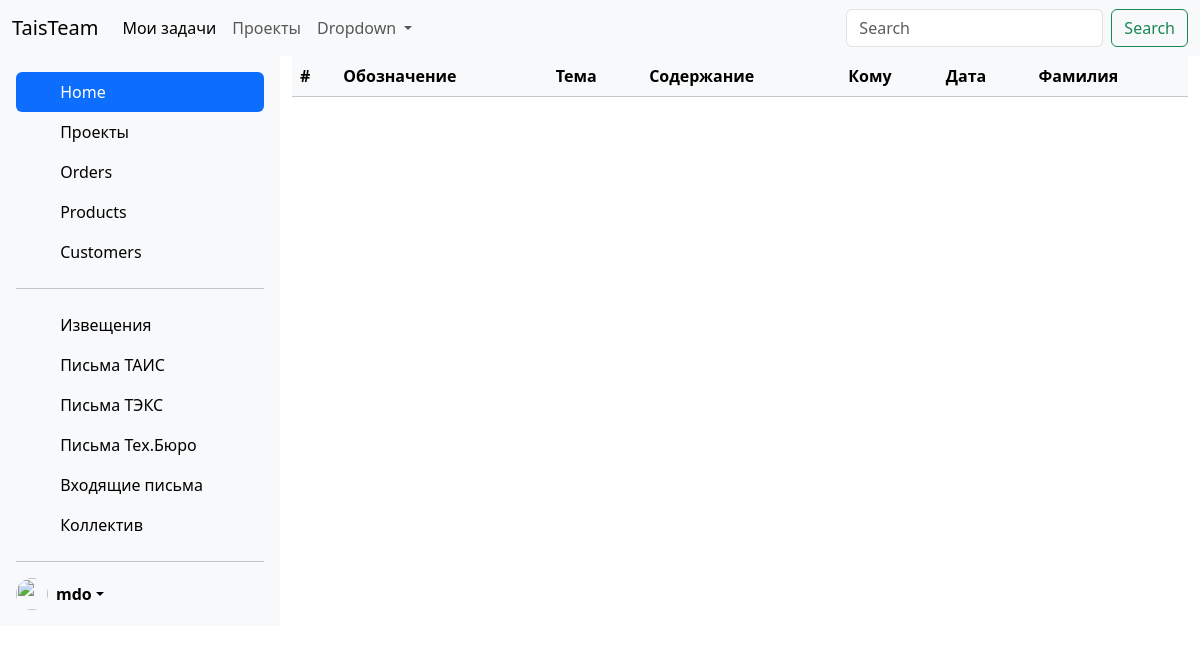
Page /letters_tech_bureau/ on the earlier database version.
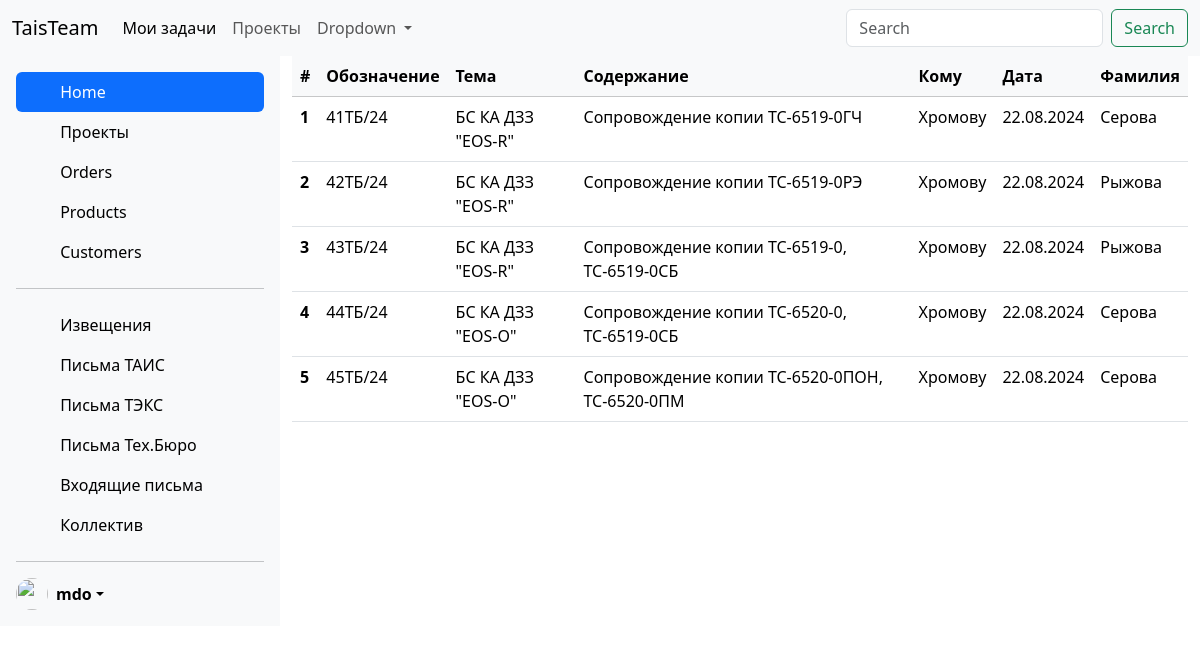
Same page on the later database version.
### projects/models.py (models this page shows)
class LettersTechBureau(models.Model):
    notification = models.CharField(max_length=10)
    project = models.ForeignKey('Project', on_delete=models.PROTECT, null=True)
    content = models.CharField(max_length=255)
    to_whom = models.CharField(max_length=30)
    date = models.DateField(auto_now_add=True)
    worker = models.CharField(max_length=30)
    time_create = models.DateTimeField(auto_now_add=True)
    time_update = models.DateTimeField(auto_now=True)

class Project(models.Model):
    title = models.CharField(max_length=100)
    time_create = models.DateTimeField(auto_now_add=True)
    time_update = models.DateTimeField(auto_now=True)

### projects/views.py (the view)
# urls.py: path('letters_tech_bureau/', views.LettersTechBureauView.as_view(), name='letters_tech_bureau'),
class LettersTechBureauView(ListView):
    model = LettersTechBureau
    template_name = 'projects/letters_tech_bureau.html'
    context_object_name = 'posts'

### projects/templates/projects/letters_tech_bureau.html
{% extends 'base2.html' %}
{% block content %}
  <table class="table table-hover">
   <thead class="table-light">
    <tr>
      <th scope="col">#</th>
      <th scope="col">Обозначение</th>
      <th scope="col">Тема</th>
      <th scope="col">Содержание</th>
      <th scope="col">Кому</th>
      <th scope="col">Дата</th>
      <th scope="col">Фамилия</th>
    </tr>
  </thead>
    <tbody>
    {% for p in posts %}
    <tr>
      <th scope="row">{{ p.id }}</th>
      <td>{{ p.notification }}</td>
      <td>{{ p.project.title }}</td>
      <td>{{ p.content }}</td>
      <td>{{ p.to_whom }}</td>
      <td>{{ p.date|date:"d.m.Y"  }}</td>
      <td>{{ p.worker }}</td>
    </tr>
    {% endfor %}
  </tbody>
</table>
{% endblock %}

### templates/base2.html (shortened to what this page needs)
{% load static %}
<!doctype html>
<html lang="en">
  <head>
    <link href="https://cdn.jsdelivr.net/npm/bootstrap@5.3.3/dist/css/bootstrap.min.css" rel="stylesheet">
  </head>
  <body>
  <nav class="navbar navbar-expand-lg bg-body-tertiary">
    <div class="container-fluid">
      <a class="navbar-brand" href="#">TaisTeam</a>
      <div class="collapse navbar-collapse" id="navbarSupportedContent">
        <ul class="navbar-nav me-auto mb-2 mb-lg-0">
          <li class="nav-item">
            <a class="nav-link active" aria-current="page" href="#">Мои задачи</a>
          </li>
          <li class="nav-item">
            <a class="nav-link" href="#">Проекты</a>
          </li>
          <li class="nav-item dropdown">
            <a class="nav-link dropdown-toggle" href="#" role="button" data-bs-toggle="dropdown" aria-expanded="false">
              Dropdown
            </a>
          </li>
        </ul>
        <form class="d-flex" role="search">
          <input class="form-control me-2" type="search" placeholder="Search" aria-label="Search">
          <button class="btn btn-outline-success" type="submit">Search</button>
        </form>
      </div>
    </div>
  </nav>
  <main class="d-flex flex-nowrap">
 <div class="d-flex flex-column flex-shrink-0 p-3 bg-body-tertiary" style="width: 280px;">
    <ul class="nav nav-pills flex-column mb-auto">
      <li class="nav-item">
        <a href="../index/" class="nav-link active" aria-current="page">
          <svg class="bi pe-none me-2" width="16" height="16"><use xlink:href="#home"/></svg>
          Home
        </a>
      </li>
      <li>
        <a href="../projects/" class="nav-link link-body-emphasis">
          <svg class="bi pe-none me-2" width="16" height="16"><use xlink:href="#speedometer2"/></svg>
          Проекты
        </a>
      </li>
      <li>
        <a href="#" class="nav-link link-body-emphasis">
          <svg class="bi pe-none me-2" width="16" height="16"><use xlink:href="#table"/></svg>
          Orders
        </a>
      </li>
      <li>
        <a href="#" class="nav-link link-body-emphasis">
          <svg class="bi pe-none me-2" width="16" height="16"><use xlink:href="#grid"/></svg>
          Products
        </a>
      </li>
      <li>
        <a href="#" class="nav-link link-body-emphasis">
          <svg class="bi pe-none me-2" width="16" height="16"><use xlink:href="#people-circle"/></svg>
          Customers
        </a>
      </li>
         <hr>
      <li>
        <a href="../notice/" class="nav-link link-body-emphasis">
          <svg class="bi pe-none me-2" width="16" height="16"><use xlink:href="#people-circle"/></svg>
          Извещения
        </a>
      </li>
      <li>
        <a href="../letters_tais/" class="nav-link link-body-emphasis">
          <svg class="bi pe-none me-2" width="16" height="16"><use xlink:href="#people-circle"/></svg>
          Письма ТАИС
        </a>
      </li>
      <li>
        <a href="../letters_teks/" class="nav-link link-body-emphasis">
          <svg class="bi pe-none me-2" width="16" height="16"><use xlink:href="#people-circle"/></svg>
          Письма ТЭКС
        </a>
      </li>
      <li>
        <a href="../letters_tech_bureau/" class="nav-link link-body-emphasis">
          <svg class="bi pe-none me-2" width="16" height="16"><use xlink:href="#people-circle"/></svg>
          Письма Тех.Бюро
        </a>
      </li>
      <li>
        <a href="../incoming_letters/" class="nav-link link-body-emphasis">
          <svg class="bi pe-none me-2" width="16" height="16"><use xlink:href="#people-circle"/></svg>
          Входящие письма
        </a>
      </li>
       <li>
        <a href="../team/" class="nav-link link-body-emphasis">
          <svg class="bi pe-none me-2" width="16" height="16"><use xlink:href="#people-circle"/></svg>
          Коллектив
        </a>
      </li>
    </ul>
    <hr>
    <div class="dropdown">
      <a href="#" class="d-flex align-items-center link-body-emphasis text-decoration-none dropdown-toggle" data-bs-toggle="dropdown" aria-expanded="false">
        <img src="https://github.com/mdo.png" alt="" width="32" height="32" class="rounded-circle me-2">
        <strong>mdo</strong>
      </a>
    </div>
       </div>
  <div class="container-fluid">
{% block content %}
    {% endblock %}
  </div>
  </main>
  </body>
</html>

Differences in the rows shown:
added LettersTechBureau: id "1", notification "41ТБ/24", project "БС КА ДЗЗ \"EOS-R\"", content "Сопровождение копии ТС-6519-0ГЧ", to_whom "Хромову", date "22.08.2024", worker "Серова"
added LettersTechBureau: id "2", notification "42ТБ/24", project "БС КА ДЗЗ \"EOS-R\"", content "Сопровождение копии ТС-6519-0РЭ", to_whom "Хромову", date "22.08.2024", worker "Рыжова"
added LettersTechBureau: id "3", notification "43ТБ/24", project "БС КА ДЗЗ \"EOS-R\"", content "Сопровождение копии ТС-6519-0, ТС-6519-0СБ", to_whom "Хромову", date "22.08.2024", worker "Рыжова"
added LettersTechBureau: id "4", notification "44ТБ/24", project "БС КА ДЗЗ \"EOS-O\"", content "Сопровождение копии ТС-6520-0, ТС-6519-0СБ", to_whom "Хромову", date "22.08.2024", worker "Серова"
added LettersTechBureau: id "5", notification "45ТБ/24", project "БС КА ДЗЗ \"EOS-O\"", content "Сопровождение копии ТС-6520-0ПОН, ТС-6520-0ПМ", to_whom "Хромову", date "22.08.2024", worker "Серова"
